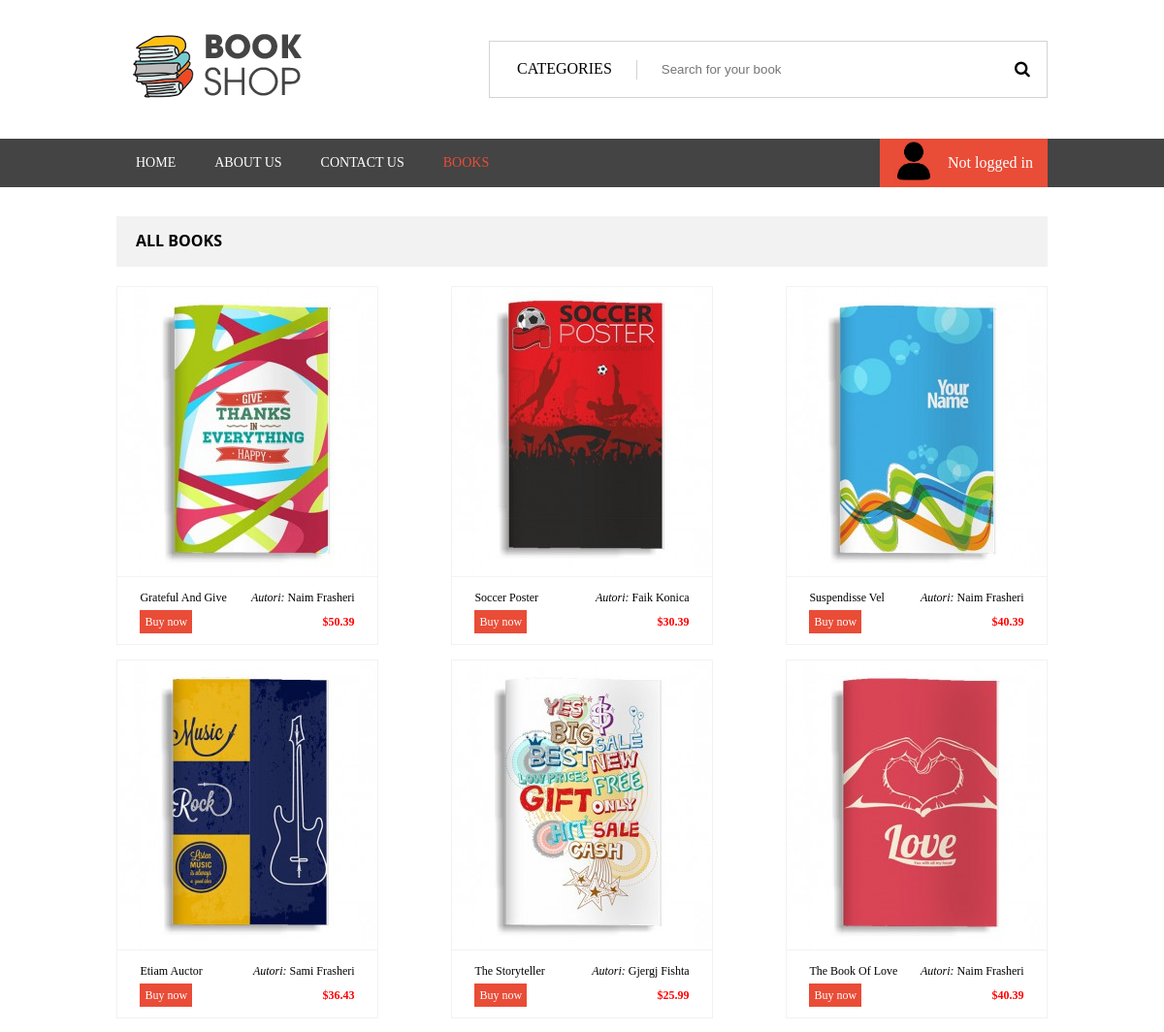
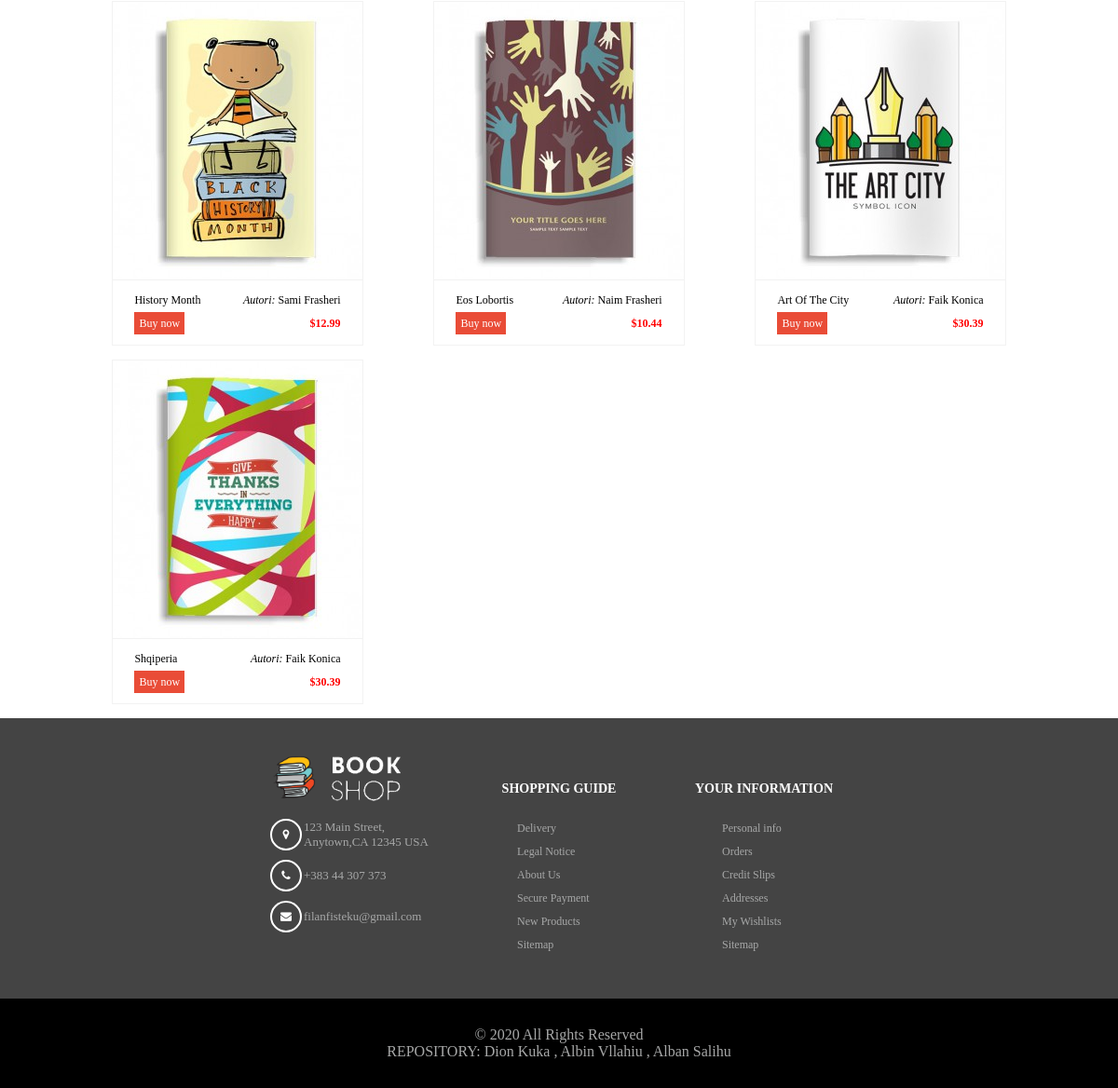
Page /View/AllBooks.php on the committed database (2 pictures, top to bottom).
### tables this page shows
CREATE TABLE `libri` (
  `id` int(11) NOT NULL,
  `title` varchar(100) NOT NULL,
  `price` float NOT NULL,
  `photo` varchar(150) NOT NULL,
  `author` varchar(100) NOT NULL,
  `date` date NOT NULL,
  `User_ID` int(11) DEFAULT NULL
);

### View/AllBooks.php (the view, shortened to what this page needs)
<!DOCTYPE html>
<html>
<head>
    <link rel="stylesheet" href="css/home.css">
    <link rel="stylesheet" href="https://cdnjs.cloudflare.com/ajax/libs/font-awesome/4.7.0/css/font-awesome.min.css">
</head>
<body>
    <?php
        global $connection;
    ?>
    <div class="upper" id="upp">
        <div id="up">
            <div class="logo">
                <img src="Images/bookshop2.png" alt="">
            </div>
            <div class="cart">
                <div class="search">
                        <div class="all">
                            <div class="all-cat">
                                CATEGORIES
                            </div>
                            <div class="search-input">
                                <input  type="text" placeholder="Search for your book" id="searchBook">
                            </div>
                            <div class="search-icon">
                                <button id="searchButton" onclick="search()" type="submit">
                                    <i class="fa fa-search"></i>
                                </button>
                            </div>
                        </div>
                </div>
            </div>
        </div>
        <div class="header-size">
            <div class="header">
                <div class="header-list">
                    <ul>
                        <a href="home.php" style="color: white;"><li>HOME</li></a>
                        <a href="about.php"><li>ABOUT US</li></a>
                        <a href="contact.php"><li>CONTACT US</li></a>
                        <a href="AllBooks.php" style="color: #e94c37;"><li>BOOKS</li></a>
                    </ul>
                </div>
                <div class="header-phone-div">
                    <div class="header-phone-div-content">
                        <div>
                        <img src="Images/profile.png" style="width:40px; height:40px;" alt="">
                        </div>
                        <div class="number">
                            <?php
                                if(isset($_SESSION['login'])){
                                    echo $_SESSION['name']." ".$_SESSION['surname'];
                            ?>
                                <div>
                                    <div class="dropdown-content">
                                        <a href="changepassword.php">Account Managment</a>
                                        <a href="../Controller/logout.php">Log out</a>
                                    </div>
                                </div>
                            <?php
                                }else{
                                    echo "<a href=\"index.php\">Not logged in</a>";
                                }
                            ?>
                        </div>
                    </div>
                    </div>
                </div>
            </div>
        </div>
    <div class="main">
        <div class="main-content">
            <?php
                $sql = "SELECT * FROM `libri`";
                $result = mysqli_query($connection,$sql) or die(mysqli_error($connection));
            ?>
            <div class="right-content" style="width: 100%;">
                <div class="title" style="margin-top: 0px;">
                    <div>
                        ALL BOOKS
                    </div>
                </div>
                <div class="three-books">
                    <?php
                        while($row = $result->fetch_array()){
                            ?>
                                <div class="book">
                                    <img src="Images/<?php echo $row['photo']; ?>" alt="Cannot find photo from Database">
                                    <div class="name-price">
                                        <div class="name-div">
                                            <div class="name">
                                                <?php echo $row['title']; ?>
                                            </div>
                                            <div class="rating">
                                                <i>Autori:</i>
                                                <?php echo $row['author']; ?>
                                            </div>
                                        </div>
                                        <div class="name-div">
                                            <p>
                                                <a href="book.php?book=<?php echo $row['id']; ?>">Buy now</a>
                                            </p>
                                            <p class="price">
                                                $<?php echo $row['price']; ?>
                                            </p>
                                        </div>
                                    </div>
                                </div>
                            <?php
                        }
                    ?>
                </div>
            </div>
        </div>
    </div>
    <footer>
        <div class="footer-content">
            <p><img src="Images/footerLogo.png" alt=""></p>
            <div class="location">
                <div><i class="fa fa-map-marker"></i></div>
                <div>
                    123 Main Street, Anytown,CA 12345 USA
                </div>
            </div>
            <div class="location">
                <div><i class="fa fa-phone"></i></div>
                <div>
                    +383 44 307 373
                </div>
            </div>
            <div class="location">
                <div><i class="fa fa-envelope"></i></div>
                <div>
                    filanfisteku@gmail.com
                </div>
            </div>
        </div>
        <div class="footer-content">
            <h3>SHOPPING GUIDE</h3>
            <div class="list">
                <p>Delivery</p>
                <p>Legal Notice</p>
                <p>About Us</p>
                <p>Secure Payment</p>
                <p>New Products</p>
                <p>Sitemap</p>
            </div>
        </div>
        <div class="footer-content">
            <h3>YOUR INFORMATION</h3>
            <div class="list">
                <p>Personal info</p>
                <p>Orders</p>
                <p>Credit Slips</p>
                <p>Addresses</p>
                <p>My Wishlists</p>
                <p>Sitemap</p>
            </div>
        </div>
    </footer>
    <div class="copyright">
        &copy; 2020 All Rights Reserved <br>
        <a href="https://github.com/dionk6/Projekti.git" target="_blank">REPOSITORY: Dion Kuka , Albin Vllahiu , Alban Salihu</a>
    </div>
</body>
</html>

### View/css/home.css (style rules this page uses)
* { margin: 0; padding: 0; }
html { scroll-behavior: smooth; }
#up { width: 80%; margin: 0 auto; display: flex; flex-direction: row; justify-content: space-between; }
.logo { padding: 34px 15px; width: 25%; }
.cart { display: flex; flex-direction: column; justify-content: center; width: 60%; height: auto; }
.search { display: flex; flex-direction: column; justify-content: center; height: 40%; border: 1px solid lightgray; padding-left: 18px; }
.all { display: flex; flex-direction: row; }
.all-cat { height: 100%; border-right: 1px solid lightgray; padding-left: 10px; padding-right: 25px; font-size: 16px; }
.search-input { width: 100%; padding-left: 25px; padding-right: 25px; }
.search-input input { border: none; width: 95%; outline: 0; }
.header-size { background-color: #444444; height: 50px; width: 100%; }
.header { width: 80%; margin: 0 auto; height: 100%; display: flex; flex-direction: row; justify-content: space-between; }
.header-list { color: white; width: 60%; display: flex; flex-direction: column; justify-content: center; }
.header-list ul { list-style-type: none; display: flex; flex-direction: row; }
.header-list ul li { font-size: 14px; padding: 0 20px; }
.header-list ul a:nth-of-type(1) { color: #e94c37; }
a { color: white; text-decoration: none; }
.header-phone-div { width: 18%; background-color: #e94c37; display: flex; flex-direction: column; justify-content: center; }
.header-phone-div-content { display: flex; flex-direction: row; justify-content: space-evenly; }
.number { display: flex; flex-direction: column; justify-content: center; color: white; }
.upper { width: 100%; position: fixed; top: 0; height: auto; background-color: white; z-index: 3; }
.search-icon button { background-color: white; border: none; width: 50px; font-size: 17px; color: black; outline: 0; cursor: pointer; }
.main { width: 80%; margin: 0 auto; height: auto; }
.main-content { width: 100%; display: flex; flex-direction: row; justify-content: space-between; }
.right-content { width: 75%; height: auto; }
.title { margin-top: 30px; background-color: #f2f2f2; font-weight: bold; padding: 14px 40px 16px 20px; font-family: 'Segoe UI'; display: flex; flex-direction: row; justify-content: space-between; }
.name-price { width: 90%; margin: 0 auto; }
.name-div:nth-of-type(2) { border-bottom: 1px solid #f2f2f2; padding-bottom: 5px; }
.name-div { display: flex; flex-direction: row; justify-content: space-between; margin: 10px; font-size: 12px; color: black; }
.price { font-weight: bold; color: red; }
.three-books { margin-top: 20px; display: flex; flex-direction: row; flex-wrap: wrap; justify-content: space-between; }
.right-content img { width: 100%; height: auto; border-bottom: 1px solid #f2f2f2; }
.book { border: 1px solid #f2f2f2; margin-bottom: 15px; }
.right-content .name-div { border: none; }
.name-div a { border: none; background-color: #e94c37; color: white; padding: 5px; outline: none; cursor: pointer; font-size: 12px; }
footer { width: 100%; height: auto; background-color: #444444; display: flex; flex-direction: row; justify-content: center; }
.footer-content { margin: 40px 20px; width: 15%; height: auto; text-align: center; font-size: 12px; }
.footer-content p { padding-bottom: 10px; }
.footer-content img { width: 100%; }
.location { display: flex; flex-direction: row; justify-content: space-between; padding: 5px 0; color: #a7a8a8; }
.location div:nth-of-type(1) { width: 30px; height: 30px; border: 2px solid white; display: flex; flex-direction: column; justify-content: center; border-radius: 70px; color: white; }
.location div:nth-of-type(2) { width: 80%; display: flex; flex-direction: column; justify-content: center; text-align: left; font-size: 13px; }
.footer-content h3 { padding: 27px 0; color: white; }
.list { margin: 0 auto; width: 50%; color: #a7a8a8; text-align: left; }
.copyright { text-align: center; background-color: black; padding: 30px; color: #a7a8a8; }
.copyright a { color: #a7a8a8; }

### rows in the picture
libri: photo (picture), title "Grateful And Give", author "Naim Frasheri", price "50.39"
libri: photo (picture), title "Soccer Poster", author "Faik Konica", price "30.39"
libri: photo (picture), title "Suspendisse Vel", author "Naim Frasheri", price "40.39"
libri: photo (picture), title "Etiam Auctor", author "Sami Frasheri", price "36.43"
libri: photo (picture), title "The Storyteller", author "Gjergj Fishta", price "25.99"
libri: photo (picture), title "The Book Of Love", author "Naim Frasheri", price "40.39"
libri: photo (picture), title "History Month", author "Sami Frasheri", price "12.99"
libri: photo (picture), title "Eos Lobortis", author "Naim Frasheri", price "10.44"
libri: photo (picture), title "Art Of The City", author "Faik Konica", price "30.39"
libri: photo (picture), title "Shqiperia", author "Faik Konica", price "30.39"
